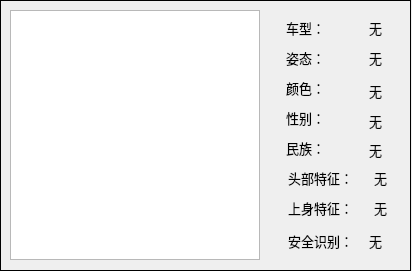
<?xml version="1.0" encoding="UTF-8"?>
<ui version="4.0">
 <class>showImg2</class>
 <widget class="QDialog" name="showImg2">
  <property name="geometry">
   <rect>
    <x>0</x>
    <y>0</y>
    <width>412</width>
    <height>271</height>
   </rect>
  </property>
  <property name="windowTitle">
   <string>车辆信息</string>
  </property>
  <widget class="QLabel" name="Label_W2_7">
   <property name="geometry">
    <rect>
     <x>350</x>
     <y>110</y>
     <width>51</width>
     <height>21</height>
    </rect>
   </property>
   <property name="font">
    <font>
     <family>黑体</family>
     <pointsize>10</pointsize>
     <weight>50</weight>
     <italic>false</italic>
     <bold>false</bold>
    </font>
   </property>
   <property name="text">
    <string>无</string>
   </property>
   <property name="alignment">
    <set>Qt::AlignCenter</set>
   </property>
  </widget>
  <widget class="QLabel" name="label_2">
   <property name="geometry">
    <rect>
     <x>0</x>
     <y>0</y>
     <width>411</width>
     <height>271</height>
    </rect>
   </property>
   <property name="frameShape">
    <enum>QFrame::Box</enum>
   </property>
   <property name="text">
    <string/>
   </property>
  </widget>
  <widget class="QLabel" name="Label_W2_2">
   <property name="geometry">
    <rect>
     <x>350</x>
     <y>140</y>
     <width>51</width>
     <height>20</height>
    </rect>
   </property>
   <property name="font">
    <font>
     <family>黑体</family>
     <pointsize>10</pointsize>
     <weight>50</weight>
     <italic>false</italic>
     <bold>false</bold>
    </font>
   </property>
   <property name="text">
    <string>无</string>
   </property>
   <property name="alignment">
    <set>Qt::AlignCenter</set>
   </property>
  </widget>
  <widget class="QLabel" name="Label_W2_8">
   <property name="geometry">
    <rect>
     <x>350</x>
     <y>230</y>
     <width>51</width>
     <height>21</height>
    </rect>
   </property>
   <property name="font">
    <font>
     <family>黑体</family>
     <pointsize>10</pointsize>
     <weight>50</weight>
     <italic>false</italic>
     <bold>false</bold>
    </font>
   </property>
   <property name="text">
    <string>无</string>
   </property>
   <property name="alignment">
    <set>Qt::AlignCenter</set>
   </property>
  </widget>
  <widget class="QLabel" name="Label_2_6">
   <property name="geometry">
    <rect>
     <x>280</x>
     <y>80</y>
     <width>51</width>
     <height>16</height>
    </rect>
   </property>
   <property name="font">
    <font>
     <family>黑体</family>
     <pointsize>10</pointsize>
     <weight>50</weight>
     <italic>false</italic>
     <bold>false</bold>
    </font>
   </property>
   <property name="text">
    <string>颜色：</string>
   </property>
   <property name="alignment">
    <set>Qt::AlignCenter</set>
   </property>
  </widget>
  <widget class="QLabel" name="Label_2_14">
   <property name="geometry">
    <rect>
     <x>280</x>
     <y>200</y>
     <width>81</width>
     <height>16</height>
    </rect>
   </property>
   <property name="font">
    <font>
     <family>黑体</family>
     <pointsize>10</pointsize>
     <weight>50</weight>
     <italic>false</italic>
     <bold>false</bold>
    </font>
   </property>
   <property name="text">
    <string>上身特征：</string>
   </property>
   <property name="alignment">
    <set>Qt::AlignCenter</set>
   </property>
  </widget>
  <widget class="QLabel" name="Label_W2_6">
   <property name="geometry">
    <rect>
     <x>350</x>
     <y>200</y>
     <width>61</width>
     <height>16</height>
    </rect>
   </property>
   <property name="font">
    <font>
     <family>黑体</family>
     <pointsize>10</pointsize>
     <weight>50</weight>
     <italic>false</italic>
     <bold>false</bold>
    </font>
   </property>
   <property name="text">
    <string>无</string>
   </property>
   <property name="alignment">
    <set>Qt::AlignCenter</set>
   </property>
  </widget>
  <widget class="QLabel" name="Label_2_10">
   <property name="geometry">
    <rect>
     <x>280</x>
     <y>140</y>
     <width>51</width>
     <height>16</height>
    </rect>
   </property>
   <property name="font">
    <font>
     <family>黑体</family>
     <pointsize>10</pointsize>
     <weight>50</weight>
     <italic>false</italic>
     <bold>false</bold>
    </font>
   </property>
   <property name="text">
    <string>民族：</string>
   </property>
   <property name="alignment">
    <set>Qt::AlignCenter</set>
   </property>
  </widget>
  <widget class="QLabel" name="Label_2_1">
   <property name="geometry">
    <rect>
     <x>280</x>
     <y>20</y>
     <width>51</width>
     <height>16</height>
    </rect>
   </property>
   <property name="font">
    <font>
     <family>黑体</family>
     <pointsize>10</pointsize>
     <weight>50</weight>
     <italic>false</italic>
     <bold>false</bold>
    </font>
   </property>
   <property name="text">
    <string>车型：</string>
   </property>
   <property name="alignment">
    <set>Qt::AlignCenter</set>
   </property>
  </widget>
  <widget class="QLabel" name="Label_W2_5">
   <property name="geometry">
    <rect>
     <x>350</x>
     <y>80</y>
     <width>51</width>
     <height>21</height>
    </rect>
   </property>
   <property name="font">
    <font>
     <family>黑体</family>
     <pointsize>10</pointsize>
     <weight>50</weight>
     <italic>false</italic>
     <bold>false</bold>
    </font>
   </property>
   <property name="text">
    <string>无</string>
   </property>
   <property name="alignment">
    <set>Qt::AlignCenter</set>
   </property>
  </widget>
  <widget class="QLabel" name="Label_2_12">
   <property name="geometry">
    <rect>
     <x>280</x>
     <y>170</y>
     <width>81</width>
     <height>16</height>
    </rect>
   </property>
   <property name="font">
    <font>
     <family>黑体</family>
     <pointsize>10</pointsize>
     <weight>50</weight>
     <italic>false</italic>
     <bold>false</bold>
    </font>
   </property>
   <property name="text">
    <string>头部特征：</string>
   </property>
   <property name="alignment">
    <set>Qt::AlignCenter</set>
   </property>
  </widget>
  <widget class="QLabel" name="Label_W2_1">
   <property name="geometry">
    <rect>
     <x>350</x>
     <y>20</y>
     <width>51</width>
     <height>16</height>
    </rect>
   </property>
   <property name="font">
    <font>
     <family>黑体</family>
     <pointsize>10</pointsize>
     <weight>50</weight>
     <italic>false</italic>
     <bold>false</bold>
    </font>
   </property>
   <property name="text">
    <string>无</string>
   </property>
   <property name="alignment">
    <set>Qt::AlignCenter</set>
   </property>
  </widget>
  <widget class="QLabel" name="Label_W2_4">
   <property name="geometry">
    <rect>
     <x>350</x>
     <y>170</y>
     <width>61</width>
     <height>16</height>
    </rect>
   </property>
   <property name="font">
    <font>
     <family>黑体</family>
     <pointsize>10</pointsize>
     <weight>50</weight>
     <italic>false</italic>
     <bold>false</bold>
    </font>
   </property>
   <property name="text">
    <string>无</string>
   </property>
   <property name="alignment">
    <set>Qt::AlignCenter</set>
   </property>
  </widget>
  <widget class="QLabel" name="Label_2_16">
   <property name="geometry">
    <rect>
     <x>280</x>
     <y>230</y>
     <width>81</width>
     <height>21</height>
    </rect>
   </property>
   <property name="font">
    <font>
     <family>黑体</family>
     <pointsize>10</pointsize>
     <weight>50</weight>
     <italic>false</italic>
     <bold>false</bold>
    </font>
   </property>
   <property name="text">
    <string>安全识别：</string>
   </property>
   <property name="alignment">
    <set>Qt::AlignCenter</set>
   </property>
  </widget>
  <widget class="QLabel" name="Label_2_8">
   <property name="geometry">
    <rect>
     <x>280</x>
     <y>110</y>
     <width>51</width>
     <height>16</height>
    </rect>
   </property>
   <property name="font">
    <font>
     <family>黑体</family>
     <pointsize>10</pointsize>
     <weight>50</weight>
     <italic>false</italic>
     <bold>false</bold>
    </font>
   </property>
   <property name="text">
    <string>性别：</string>
   </property>
   <property name="alignment">
    <set>Qt::AlignCenter</set>
   </property>
  </widget>
  <widget class="QGraphicsView" name="graphicsView">
   <property name="geometry">
    <rect>
     <x>10</x>
     <y>10</y>
     <width>250</width>
     <height>250</height>
    </rect>
   </property>
   <property name="styleSheet">
    <string notr="true">image: url(:/CIT/Resources/bike.png);</string>
   </property>
  </widget>
  <widget class="QLabel" name="Label_W2_3">
   <property name="geometry">
    <rect>
     <x>350</x>
     <y>50</y>
     <width>51</width>
     <height>16</height>
    </rect>
   </property>
   <property name="font">
    <font>
     <family>黑体</family>
     <pointsize>10</pointsize>
     <weight>50</weight>
     <italic>false</italic>
     <bold>false</bold>
    </font>
   </property>
   <property name="text">
    <string>无</string>
   </property>
   <property name="alignment">
    <set>Qt::AlignCenter</set>
   </property>
  </widget>
  <widget class="QLabel" name="Label_2_4">
   <property name="geometry">
    <rect>
     <x>280</x>
     <y>50</y>
     <width>51</width>
     <height>16</height>
    </rect>
   </property>
   <property name="font">
    <font>
     <family>黑体</family>
     <pointsize>10</pointsize>
     <weight>50</weight>
     <italic>false</italic>
     <bold>false</bold>
    </font>
   </property>
   <property name="text">
    <string>姿态：</string>
   </property>
   <property name="alignment">
    <set>Qt::AlignCenter</set>
   </property>
  </widget>
  <zorder>label_2</zorder>
  <zorder>Label_2_8</zorder>
  <zorder>Label_W2_7</zorder>
  <zorder>Label_W2_2</zorder>
  <zorder>Label_W2_8</zorder>
  <zorder>Label_2_6</zorder>
  <zorder>Label_2_14</zorder>
  <zorder>Label_W2_6</zorder>
  <zorder>Label_2_10</zorder>
  <zorder>Label_2_1</zorder>
  <zorder>Label_W2_5</zorder>
  <zorder>Label_2_12</zorder>
  <zorder>Label_W2_1</zorder>
  <zorder>Label_W2_4</zorder>
  <zorder>Label_2_16</zorder>
  <zorder>graphicsView</zorder>
  <zorder>Label_W2_3</zorder>
  <zorder>Label_2_4</zorder>
 </widget>
 <layoutdefault spacing="6" margin="11"/>
 <resources/>
 <connections/>
</ui>
